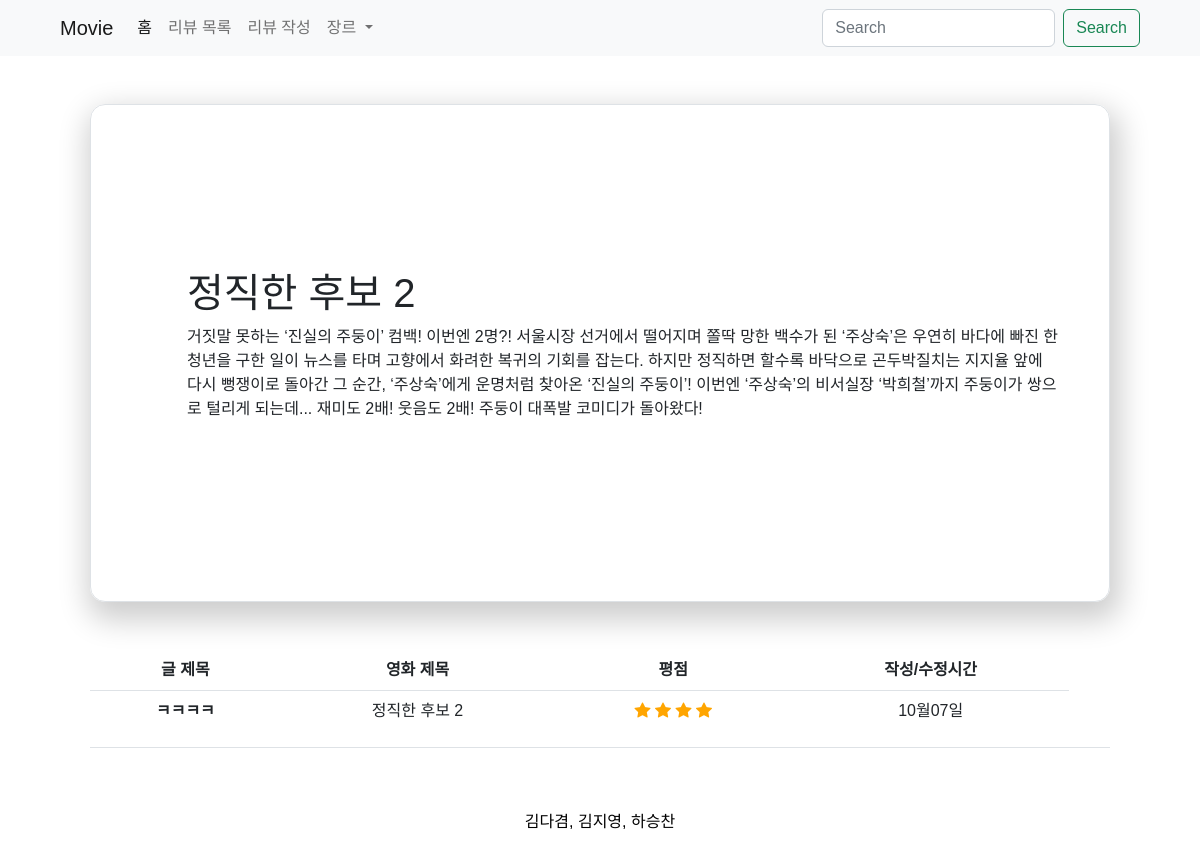
The page /movies/3/movie_detail on the database its author committed.
### movies/models.py (models this page shows)
class Movie(models.Model):
    movie_title = models.CharField(max_length=30)
    movie_conent = models.TextField()

class Review(models.Model):
    title = models.CharField(max_length=30)
    content = models.TextField()
    movie_name = models.CharField(max_length=30, choices=title_table)
    grade = models.IntegerField(choices=RATE_CHOICES)
    created_at = models.DateField(auto_now_add=True)
    updated_at = models.DateField(auto_now=True)
    genre = models.CharField(max_length=5, choices=genre_table)

### movies/views.py (the view)
# urls.py: path("<int:pk>/movie_detail", views.movie_detail, name="movie_detail"),
def movie_detail(request, pk):
    movie = Movie.objects.get(pk=pk)
    movie_get_title = movie.movie_title
    movie_filter = Review.objects.filter(movie_name=movie_get_title)
    dt_img_list = {
    2: 'https://an2-img.amz.wtchn.net/image/v2/chphdsVeY3rZbgV09N1kSw.jpg?jwt=ZXlKaGJHY2lPaUpJVXpJMU5pSjkuZXlKdmNIUnpJanBiSW1SZk5Ea3dlRGN3TUhFNE1DSmRMQ0p3SWpvaUwzWXlMM04wYjNKbEwybHRZV2RsTHpFMk5qSTFNekUyT0RBM016azRPVE00TlRRaWZRLjE0aGxoN2lkS3dZX1ZqVWd2MHlJeEpULXV3WlZRcjU1dllMNnVVaEVCc0U',
    3: 'https://an2-img.amz.wtchn.net/image/v2/8_d-c7PXw6gZ4kbRV0z4EA.jpg?jwt=ZXlKaGJHY2lPaUpJVXpJMU5pSjkuZXlKdmNIUnpJanBiSW1SZk5Ea3dlRGN3TUhFNE1DSmRMQ0p3SWpvaUwzWXlMM04wYjNKbEwybHRZV2RsTHpFMk5qSTFNekU1TVRJeE1EWXlNRGN4T0RraWZRLnNLb1ZqWTIxcnZscXZnR2xVOVNRTnJQcEpoUHl6bTRLaG1YUTl5SFNwMnM',
    4: 'https://an2-img.amz.wtchn.net/image/v2/A3w93ZJKG1mmpfhnT4fviA.jpg?jwt=ZXlKaGJHY2lPaUpJVXpJMU5pSjkuZXlKdmNIUnpJanBiSW1SZk5Ea3dlRGN3TUhFNE1DSmRMQ0p3SWpvaUwzWXlMM04wYjNKbEwybHRZV2RsTHpFMk5qRTJPVFF4TWprMU1EVTROakkwTVRjaWZRLjhlVmVkcUhkQzVSa1E3R1VCc1lKSG92aW9KdlZRSDljTk00UmVyYk1ibnM',
    5: 'https://an2-img.amz.wtchn.net/image/v2/LORpaHa1ccOKSEB_1aS6SA.jpg?jwt=ZXlKaGJHY2lPaUpJVXpJMU5pSjkuZXlKdmNIUnpJanBiSW1SZk5Ea3dlRGN3TUhFNE1DSmRMQ0p3SWpvaUwzWXlMM04wYjNKbEwybHRZV2RsTHpFMk16STNPVEU0TWprek1ERXpOVGd5TkRraWZRLkcxY2d5eFQzY193WmhINm5wUkdZTFFKRmJDbHVoai1sME9wUDNMMFV0aUE',
    6: 'https://an2-img.amz.wtchn.net/image/v2/b-HjLSBuEhkWB1VylnIeyA.jpg?jwt=ZXlKaGJHY2lPaUpJVXpJMU5pSjkuZXlKdmNIUnpJanBiSW1SZk5Ea3dlRGN3TUhFNE1DSmRMQ0p3SWpvaUwzWXlMM04wYjNKbEwybHRZV2RsTHpFMk5qTXpNVE15TkRnME5UWTRNakEwT0RJaWZRLmp4Qk9lS3MtdnVrU093V1k0NFpfVjBoWUlUUE9WT3JiOFhKclM0UTJuVWc',
    7: 'https://an2-img.amz.wtchn.net/image/v2/Oa-1ShMGkP6KeN0oMtbysQ.jpg?jwt=ZXlKaGJHY2lPaUpJVXpJMU5pSjkuZXlKdmNIUnpJanBiSW1SZk5Ea3dlRGN3TUhFNE1DSmRMQ0p3SWpvaUwzWXlMM04wYjNKbEwybHRZV2RsTHpFMk5qTTRNVE0zTURZME9EVXhNamN4TXpBaWZRLkk4dF80SkZLQkQ3Tld1c3JQMXR3Y1R1UkRPUW5CNVliemNzM0NlamdEWjQ',
    8: 'https://an2-img.amz.wtchn.net/image/v2/bw4jfVYFEl8JQKAtu6btTA.jpg?jwt=ZXlKaGJHY2lPaUpJVXpJMU5pSjkuZXlKdmNIUnpJanBiSW1SZk5Ea3dlRGN3TUhFNE1DSmRMQ0p3SWpvaUwzWXhMM2x5WVRKM1pqRmtOSFJoYkc5NU5YRXpPWFYzSW4wLmF5Wk5HNmhtejZsVF9UVU83ZXpYV015ak95UDZVdkR5ZlRNTzJKX2NVUG8',
    9: 'https://an2-img.amz.wtchn.net/image/v2/jSs8bTuAHmCKAs7W_B730A.jpg?jwt=ZXlKaGJHY2lPaUpJVXpJMU5pSjkuZXlKdmNIUnpJanBiSW1SZk5Ea3dlRGN3TUhFNE1DSmRMQ0p3SWpvaUwzWXlMM04wYjNKbEwybHRZV2RsTHpFMk5qTTRNVFF4TXpnMk1EY3pNVGt5T1RnaWZRLnNmOTMtay1qbG0zN1F6a0taSkg3RWdWUjc3SlNaSktHcE5sMEZSNlJxOTA',}
    poster_img= dt_img_list.get(pk)
    context = {
        'movie': movie,
        'movie_filter': movie_filter,
        'poster_img':poster_img
    }
    return render(request, 'movies/movie_detail.html', context)

### movies/templates/movies/movie_detail.html (shortened to what this page needs)
{% extends 'base.html' %}
{% block content %}
  <div class="container p-5">
    <div class="d-flex border p-5" style="height: 100%; box-shadow: 4px 12px 30px 6px rgb(0 0 0 / 20%); border-radius: 15px;">
      <div class="my-auto ms-5">
        <h1>{{ movie.movie_title }}</h1>
        <p>{{ movie.movie_conent }}</p>
      </div>
    </div>
    <table class="table text-center mt-5">
      <thead>
        <tr>
          <th scope="col">글 제목</th>
          <th scope="col">영화 제목</th>
          <th scope="col">평점</th>
          <th scope="col">작성/수정시간</th>
        </tr>
      </thead>
      <tbody class="mb-0">
        {% for review in movie_filter %}
          <tr>
            <th scope="row">
              <a href="{% url 'movies:detail' review.pk %}" class="text-decoration-none text-dark">{{ review.title }}</a>
            </th>
            <td>{{ review.movie_name }}</td>
            <td>
              {% if review.grade == 4 %}
                <p>
                  <i class="bi bi-star-fill" style="color:orange;"></i>
                  <i class="bi bi-star-fill" style="color:orange;"></i>
                  <i class="bi bi-star-fill" style="color:orange;"></i>
                  <i class="bi bi-star-fill" style="color:orange;"></i>
                </p>
              {% endif %}
            </td>
            <td>
              {% if review.created_at == review.updated_at %}
                {{ review.created_at|date:'m월d일' }}
              {% endif %}
            </td>
            <td>
            </td>
          </tr>
        {% endfor %}
      </tbody>
    </table>
  </div>
{% endblock %}

### templates/base.html (style rules this page uses)
* { font-family: "Noto Sans KR", sans-serif; }

### rows shown on the page
Movie: movie_title "정직한 후보 2", movie_conent "거짓말 못하는 ‘진실의 주둥이’ 컴백! 이번엔 2명?! 서울시장 선거에서 떨어지며 쫄딱 망한 백수가 된 ‘주상숙’은 우연히 바다에 빠진 한 청년을 구한 일이 뉴스를 타며 고향에서 화려한 복귀의 기회를 잡는다. 하지만 정직하면 할수록 바닥으로 곤두박질치는 지지율 앞에 다시 뻥쟁이로 돌아간 그 순간, ‘주상숙’에게 운명처럼 찾아온 ‘진실의 주둥이’! 이번엔 ‘주상숙’의 비서실장 ‘박희철’까지 주둥이가 쌍으로 털리게 되는데... 재미도 2배! 웃음도 2배! 주둥이 대폭발 코미디가 돌아왔다!"
Review: title "ㅋㅋㅋㅋ", movie_name "정직한 후보 2", grade 4 (drawn), created_at "10월07일"
